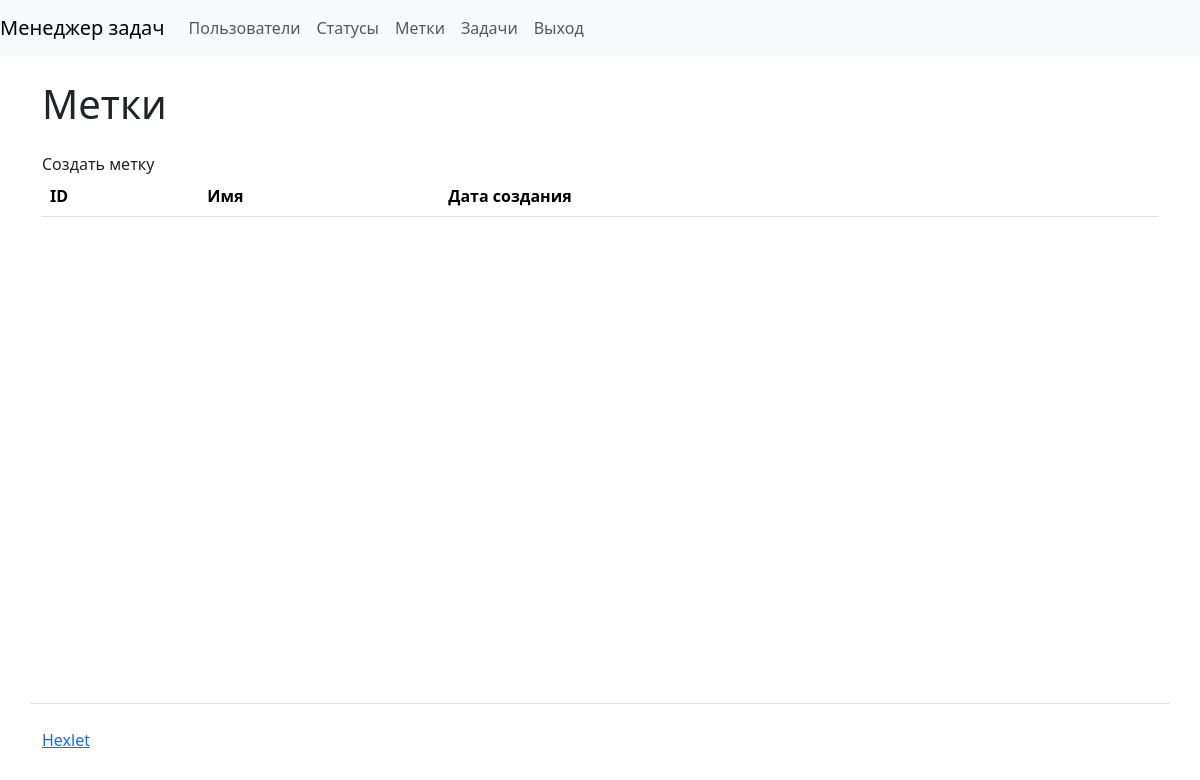
Page /labels/ (signed in) on the earlier database version.
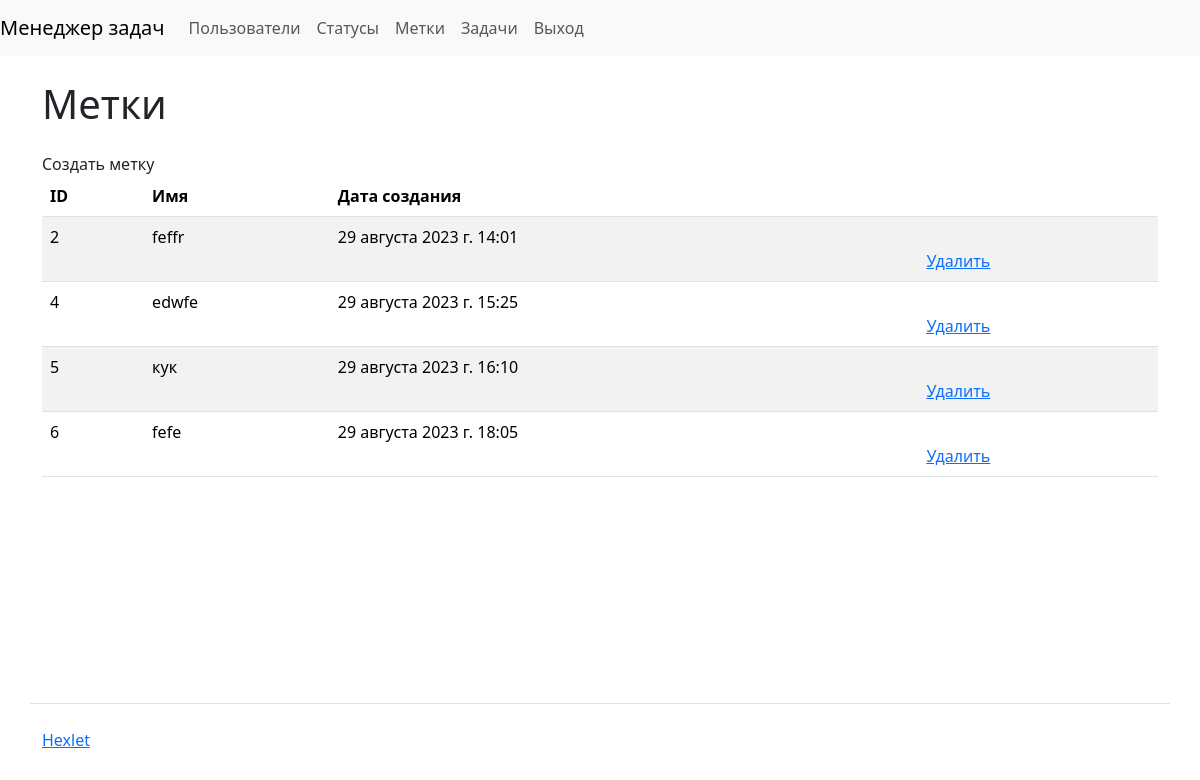
Same page on the later database version.
### task_manager/labels/models.py (models this page shows, shortened)
class Label(models.Model):
    name = models.CharField(
        max_length=150,
        unique=True,
        verbose_name=_('Name')
    )
    created_at = models.DateTimeField(auto_now_add=True)

### task_manager/labels/views.py (the view)
# urls.py: path('', ShowLabels.as_view(), name='labels'),
class ShowLabels(NoPermissionMixin, ListView):
    template_name = 'labels/labels.html'
    context_object_name = 'labels'
    model = Label

### task_manager/labels/templates/labels/labels.html
{% extends 'base.html' %}
{% load django_bootstrap5 %}
{% load i18n %}
{% block content %}
<h1 class="my-4"> {% trans 'Labels' %} </h1>
<a class="nav-link" href="{% url 'create_label' %}">{% trans 'Create label' %}</a>
<table class="table table-striped">
  <thead>
  <tr><th>ID</th>
      <th>{% trans 'Name' %}</th>
      <th>{% trans 'Date of creation' %}</th>
      <th></th>
  </tr>
  </thead>
  <tbody>
  {% for label in labels %}
    <tr><td>{{ label.id }}</td>
        <td>{{ label.name }}</td>
        <td>{{ label.created_at }}</td>
        <td><a href="{% url 'update_label' label.id %}">{% trans Change %}</a><br><a href="{% url 'delete_label' label.id %}">{% trans 'Delete' %}</a></td>
    </tr>
  {% endfor %}
    </tbody>
</table>
{% endblock %}

Differences in the rows shown:
added Label: id "2", name "feffr", created_at "29 августа 2023 г. 14:01"
added Label: id "4", name "edwfe", created_at "29 августа 2023 г. 15:25"
added Label: id "5", name "кук", created_at "29 августа 2023 г. 16:10"
added Label: id "6", name "fefe", created_at "29 августа 2023 г. 18:05"
